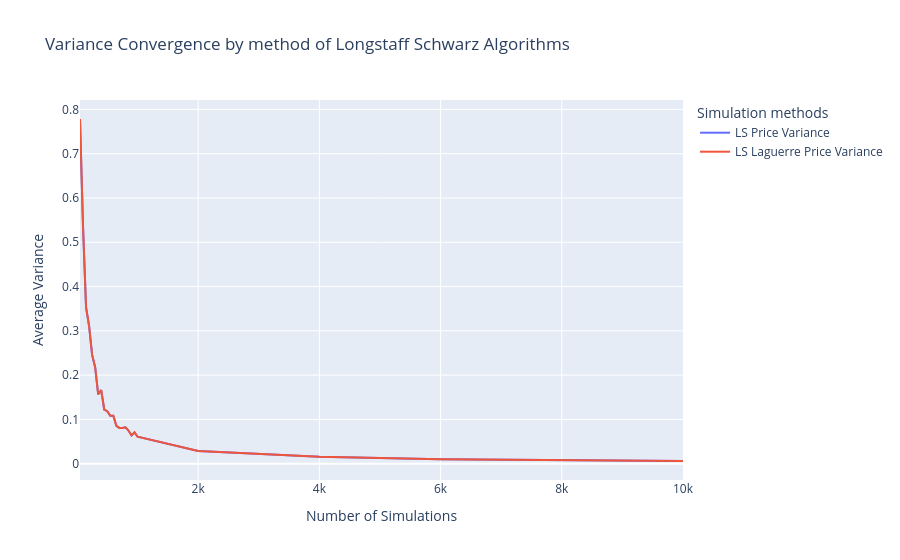

Notebook cell for this chart:
### Code cell
fig = go.Figure()

# Courbe 1 : Moyenne
fig.add_trace(go.Scatter(
    x=df_call_ls.index,
    y=df_call_ls["var_normalized"],
    mode='lines',
    name='LS Price Variance'
))

# Laguerre
fig.add_trace(go.Scatter(
    x=df_call_ls_l.index,
    y=df_call_ls["var_normalized"],
    mode='lines',
    name='LS Laguerre Price Variance'
))

fig.update_layout(
    title="Variance Convergence by method of Longstaff Schwarz Algorithms",
    xaxis_title="Number of Simulations",
    yaxis_title="Average Variance",
    legend_title="Simulation methods"
)

fig.show()

### Figure 1 — Plotly figure (JSON) as saved in the notebook; plotly's stock layout.template omitted (floating-point values rounded to 4 significant figures)
{"data": [{"mode": "lines", "name": "LS Price Variance", "type": "scatter", "x": [50, 100, 150, 200, 250, 300, 350, 400, 450, 500, 550, 600, 650, 700, 750, 800, 850, 900, 950, 1000, 2000, 4000, 6000, 8000, 10000], "y": [0.7783, 0.5352, 0.3527, 0.3109, 0.2456, 0.2178, 0.1565, 0.1659, 0.1223, 0.1183, 0.1081, 0.1083, 0.08537, 0.08078, 0.08059, 0.08195, 0.07487, 0.06362, 0.07081, 0.06083, 0.02867, 0.01546, 0.01011, 0.00751, 0.006015]}, {"mode": "lines", "name": "LS Laguerre Price Variance", "type": "scatter", "x": [50, 100, 150, 200, 250, 300, 350, 400, 450, 500, 550, 600, 650, 700, 750, 800, 850, 900, 950, 1000, 2000, 4000, 6000, 8000, 10000], "y": [0.7783, 0.5352, 0.3527, 0.3109, 0.2456, 0.2178, 0.1565, 0.1659, 0.1223, 0.1183, 0.1081, 0.1083, 0.08537, 0.08078, 0.08059, 0.08195, 0.07487, 0.06362, 0.07081, 0.06083, 0.02867, 0.01546, 0.01011, 0.00751, 0.006015]}], "layout": {"legend": {"title": {"text": "Simulation methods"}}, "title": {"text": "Variance Convergence by method of Longstaff Schwarz Algorithms"}, "xaxis": {"title": {"text": "Number of Simulations"}}, "yaxis": {"title": {"text": "Average Variance"}}}}
